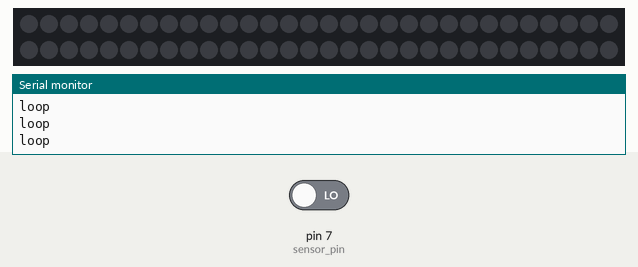
Simulated run of this sketch. Board: Arduino Uno, built with avr-gcc and run on an emulated ATmega328P. On the bench: 60 RGB LEDs in strip order, left to right, continuing on the next row, the last lines printed to the serial monitor. The test bench sets the inputs (shaded band); at power-on: pin 7 (sensor_pin) LOW. Colours are those a GRB WS2812 strip shows for the declared byte order.

Above: at 4.2 s.
4.3 s: pin 7 (sensor_pin) driven HIGH
At 4.81 s:
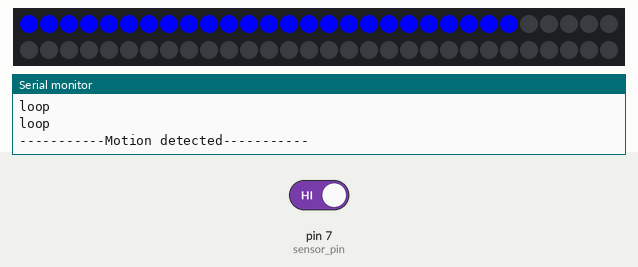
6.7 s: pin 7 (sensor_pin) driven LOW
At 7.59 s:
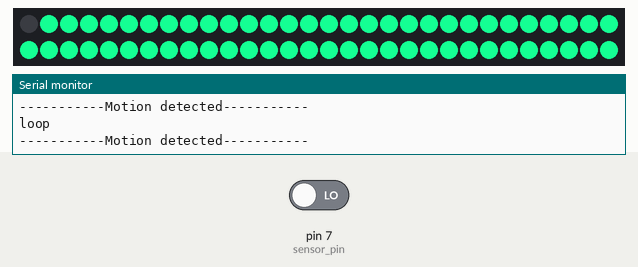
9.6 s: pin 7 (sensor_pin) driven HIGH
At 10.72 s:
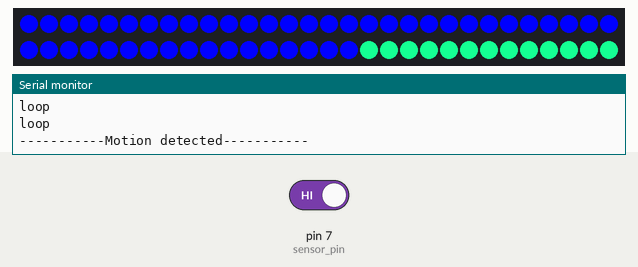
Timing chart, 0 to 12.6 s (numbered marks = the images above; inputs shaded):
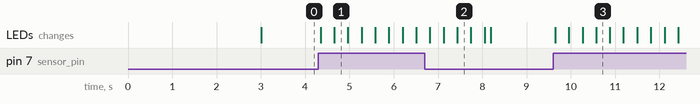

Measured:
- after the input at 4.3 s, the LEDs: first change after 0.05 s (image 1 shows a later state)
- after the input at 6.7 s, the LEDs: first differ from a run without the input after 0.74 s (image 2)
- after the input at 9.6 s, the LEDs: first change after 0.05 s (image 3 shows a later state)

The sketch:

fastled_test.ino.ino
```cpp
#include <FastLED.h>
#define NUM_LEDS 60
#define DATA_PIN 6

int sensor_pin = 7;
int calibration_time = 30;
boolean hasItRun = false;

CRGB leds[NUM_LEDS]; // memory for storing and manipulating data


void setup() {
  FastLED.addLeds<WS2812B, DATA_PIN>(leds, NUM_LEDS); // strand of leds at pin 6, using led array with 60 leds

  Serial.begin(9600);
  pinMode(sensor_pin, INPUT);
  digitalWrite(sensor_pin, LOW);

  // calibrate the sensor
  Serial.print("Calibrating sensor...");
  for(int i = 0; i < calibration_time; i++) {
    Serial.print("~");
    delay(100);
  }
  Serial.println("Done calibrating");
  Serial.println("Sensor is active!");
}

void loop() {

  if(digitalRead(sensor_pin) == HIGH) {
    Serial.println("-----------Motion detected-----------");
    for (int i = 0; i <= 59; i++) {
      leds[i] = CRGB (0, 0, 255);
      FastLED.show();
      delay(10);
    }
    for (int i = 59; i >= 0; i--) {
      leds[i] = CRGB::HTMLColorCode::DeepPink;
      FastLED.show();
      delay(10);
    }
    hasItRun = false;
  }
  if(digitalRead(sensor_pin) == LOW && !hasItRun) {
    hasItRun = true;
    for (int i = 0; i <= 59; i++) {
      leds[i] = CRGB::Black;
      FastLED.show();
      delay(10);
    }
  }
  Serial.println("loop");
}
// https://github.com/FastLED/FastLED/wiki/Basic-usage
```
